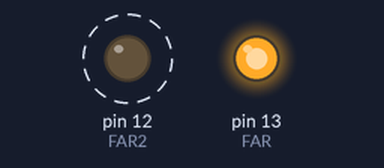
This sketch was run on a simulated Arduino Uno, built with avr-gcc and run on an emulated ATmega328P. Shown: output pins drawn as LEDs (lit = HIGH). Dashed ring = blinking.

Above: at 0.12 s.
At 3.37 s:
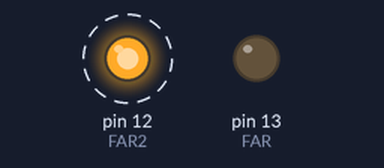
Timing chart, 0 to 5.5 s (numbered marks = the images above):
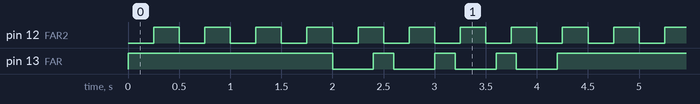

Measured:
- by itself, pin 12 (FAR2): alternates HIGH for 0.25 s and LOW for 0.25 s
- by itself, pin 13 (FAR): repeats every 4.2 s: 3 × (LOW 0.40 s, HIGH 0.20 s), LOW 0.40 s, HIGH 2.0 s
- by itself, everything shown: repeats every 21.0 s, in 116 steps

The sketch:

ampliat.ino
```cpp
/*
  Solucionari Repte SA1-A · Far costaner (AMPLIAT)
  AMPLIACIO 1: temps en variables (patro facil de canviar).
  AMPLIACIO 2: dos patrons combinats (una llum llarga + 3 flaixos curts) amb un for.
  AMPLIACIO 3: segon far amb ritme propi i SIMULTANI (amb millis(), sense delay).
  Circuit: FAR principal pin 13 ; FAR secundari pin 12 (+220 ohm a GND).
*/

const int FAR  = 13;
const int FAR2 = 12;

// AMPLIACIO 1: temps parametritzats
const int T_LLARG = 2000;
const int T_CURT  = 200;
const int T_PAUSA = 400;

// AMPLIACIO 3: control no bloquejant del segon far
unsigned long tFar2 = 0;
const unsigned long INTERVAL_FAR2 = 250;  // ritme propi del far secundari
bool estatFar2 = false;

void actualitzaFar2() {
  // Parpelleja el FAR2 amb el seu ritme sense aturar el programa
  if (millis() - tFar2 >= INTERVAL_FAR2) {
    tFar2 = millis();
    estatFar2 = !estatFar2;
    digitalWrite(FAR2, estatFar2);
  }
}

// Encen el far principal un temps mantenint viu el far secundari
void encenFar(int durada) {
  unsigned long inici = millis();
  digitalWrite(FAR, HIGH);
  while (millis() - inici < (unsigned long)durada) actualitzaFar2();
  digitalWrite(FAR, LOW);
}

void pausaFar(int durada) {
  unsigned long inici = millis();
  while (millis() - inici < (unsigned long)durada) actualitzaFar2();
}

void setup() {
  pinMode(FAR, OUTPUT);
  pinMode(FAR2, OUTPUT);
}

void loop() {
  // AMPLIACIO 2: una llum llarga + 3 flaixos curts
  encenFar(T_LLARG); pausaFar(T_PAUSA);
  for (int i = 0; i < 3; i++) {
    encenFar(T_CURT); pausaFar(T_PAUSA);
  }
}
```
